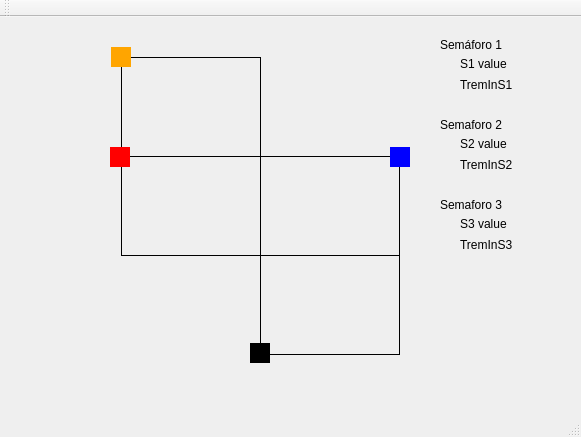
<?xml version="1.0" encoding="UTF-8"?>
<ui version="4.0">
 <class>MainWindow</class>
 <widget class="QMainWindow" name="MainWindow">
  <property name="geometry">
   <rect>
    <x>0</x>
    <y>0</y>
    <width>581</width>
    <height>437</height>
   </rect>
  </property>
  <property name="windowTitle">
   <string>TrainSystem</string>
  </property>
  <widget class="QWidget" name="centralWidget">
   <widget class="QLabel" name="Trilho1">
    <property name="geometry">
     <rect>
      <x>121</x>
      <y>40</y>
      <width>140</width>
      <height>100</height>
     </rect>
    </property>
    <property name="styleSheet">
     <string notr="true">background-color: transparent;
border: 1px solid #000;</string>
    </property>
    <property name="text">
     <string/>
    </property>
   </widget>
   <widget class="QLabel" name="TremLaranja">
    <property name="geometry">
     <rect>
      <x>111</x>
      <y>30</y>
      <width>20</width>
      <height>20</height>
     </rect>
    </property>
    <property name="styleSheet">
     <string notr="true">background-color: orange;
border: 1px solid transparent;</string>
    </property>
    <property name="text">
     <string/>
    </property>
   </widget>
   <widget class="QLabel" name="TremVermelho">
    <property name="geometry">
     <rect>
      <x>110</x>
      <y>130</y>
      <width>20</width>
      <height>20</height>
     </rect>
    </property>
    <property name="styleSheet">
     <string notr="true">background-color: red;
border: 1px solid transparent;</string>
    </property>
    <property name="text">
     <string/>
    </property>
   </widget>
   <widget class="QLabel" name="Trilho2">
    <property name="geometry">
     <rect>
      <x>121</x>
      <y>139</y>
      <width>140</width>
      <height>100</height>
     </rect>
    </property>
    <property name="styleSheet">
     <string notr="true">background-color: transparent;
border: 1px solid #000;</string>
    </property>
    <property name="text">
     <string/>
    </property>
   </widget>
   <widget class="QLabel" name="TremAzul">
    <property name="geometry">
     <rect>
      <x>390</x>
      <y>130</y>
      <width>20</width>
      <height>20</height>
     </rect>
    </property>
    <property name="styleSheet">
     <string notr="true">background-color: blue;
border: 1px solid transparent;</string>
    </property>
    <property name="text">
     <string/>
    </property>
   </widget>
   <widget class="QLabel" name="Trilho3">
    <property name="geometry">
     <rect>
      <x>260</x>
      <y>139</y>
      <width>140</width>
      <height>100</height>
     </rect>
    </property>
    <property name="styleSheet">
     <string notr="true">background-color: transparent;
border: 1px solid #000;</string>
    </property>
    <property name="text">
     <string/>
    </property>
   </widget>
   <widget class="QLabel" name="TremPreto">
    <property name="geometry">
     <rect>
      <x>250</x>
      <y>326</y>
      <width>20</width>
      <height>20</height>
     </rect>
    </property>
    <property name="styleSheet">
     <string notr="true">background-color: black;
border: 1px solid transparent;</string>
    </property>
    <property name="text">
     <string/>
    </property>
   </widget>
   <widget class="QLabel" name="Trilho4">
    <property name="geometry">
     <rect>
      <x>260</x>
      <y>238</y>
      <width>140</width>
      <height>100</height>
     </rect>
    </property>
    <property name="styleSheet">
     <string notr="true">background-color: transparent;
border: 1px solid #000;</string>
    </property>
    <property name="text">
     <string/>
    </property>
   </widget>
   <widget class="QLabel" name="label">
    <property name="geometry">
     <rect>
      <x>440</x>
      <y>20</y>
      <width>71</width>
      <height>16</height>
     </rect>
    </property>
    <property name="text">
     <string>Semáforo 1</string>
    </property>
   </widget>
   <widget class="QLabel" name="label_2">
    <property name="geometry">
     <rect>
      <x>440</x>
      <y>100</y>
      <width>71</width>
      <height>16</height>
     </rect>
    </property>
    <property name="text">
     <string>Semaforo 2</string>
    </property>
   </widget>
   <widget class="QLabel" name="label_3">
    <property name="geometry">
     <rect>
      <x>440</x>
      <y>180</y>
      <width>71</width>
      <height>16</height>
     </rect>
    </property>
    <property name="text">
     <string>Semaforo 3</string>
    </property>
   </widget>
   <widget class="QLabel" name="s1Value">
    <property name="geometry">
     <rect>
      <x>460</x>
      <y>40</y>
      <width>59</width>
      <height>14</height>
     </rect>
    </property>
    <property name="text">
     <string>S1 value</string>
    </property>
   </widget>
   <widget class="QLabel" name="s2Value">
    <property name="geometry">
     <rect>
      <x>460</x>
      <y>120</y>
      <width>59</width>
      <height>14</height>
     </rect>
    </property>
    <property name="text">
     <string>S2 value</string>
    </property>
   </widget>
   <widget class="QLabel" name="s3Value">
    <property name="geometry">
     <rect>
      <x>460</x>
      <y>200</y>
      <width>59</width>
      <height>14</height>
     </rect>
    </property>
    <property name="text">
     <string>S3 value</string>
    </property>
   </widget>
   <widget class="QLabel" name="tremInS1">
    <property name="geometry">
     <rect>
      <x>460</x>
      <y>60</y>
      <width>101</width>
      <height>16</height>
     </rect>
    </property>
    <property name="text">
     <string>TremInS1</string>
    </property>
   </widget>
   <widget class="QLabel" name="tremInS2">
    <property name="geometry">
     <rect>
      <x>460</x>
      <y>140</y>
      <width>111</width>
      <height>16</height>
     </rect>
    </property>
    <property name="text">
     <string>TremInS2</string>
    </property>
   </widget>
   <widget class="QLabel" name="tremInS3">
    <property name="geometry">
     <rect>
      <x>460</x>
      <y>220</y>
      <width>111</width>
      <height>16</height>
     </rect>
    </property>
    <property name="text">
     <string>TremInS3</string>
    </property>
   </widget>
   <zorder>Trilho1</zorder>
   <zorder>Trilho2</zorder>
   <zorder>Trilho3</zorder>
   <zorder>Trilho4</zorder>
   <zorder>TremAzul</zorder>
   <zorder>TremPreto</zorder>
   <zorder>TremVermelho</zorder>
   <zorder>TremLaranja</zorder>
   <zorder>label</zorder>
   <zorder>label_2</zorder>
   <zorder>label_3</zorder>
   <zorder>s1Value</zorder>
   <zorder>s2Value</zorder>
   <zorder>s3Value</zorder>
   <zorder>tremInS1</zorder>
   <zorder>tremInS2</zorder>
   <zorder>tremInS3</zorder>
  </widget>
  <widget class="QMenuBar" name="menuBar">
   <property name="geometry">
    <rect>
     <x>0</x>
     <y>0</y>
     <width>581</width>
     <height>19</height>
    </rect>
   </property>
  </widget>
  <widget class="QToolBar" name="mainToolBar">
   <attribute name="toolBarArea">
    <enum>TopToolBarArea</enum>
   </attribute>
   <attribute name="toolBarBreak">
    <bool>false</bool>
   </attribute>
  </widget>
  <widget class="QStatusBar" name="statusBar"/>
 </widget>
 <layoutdefault spacing="6" margin="11"/>
 <resources/>
 <connections/>
</ui>
